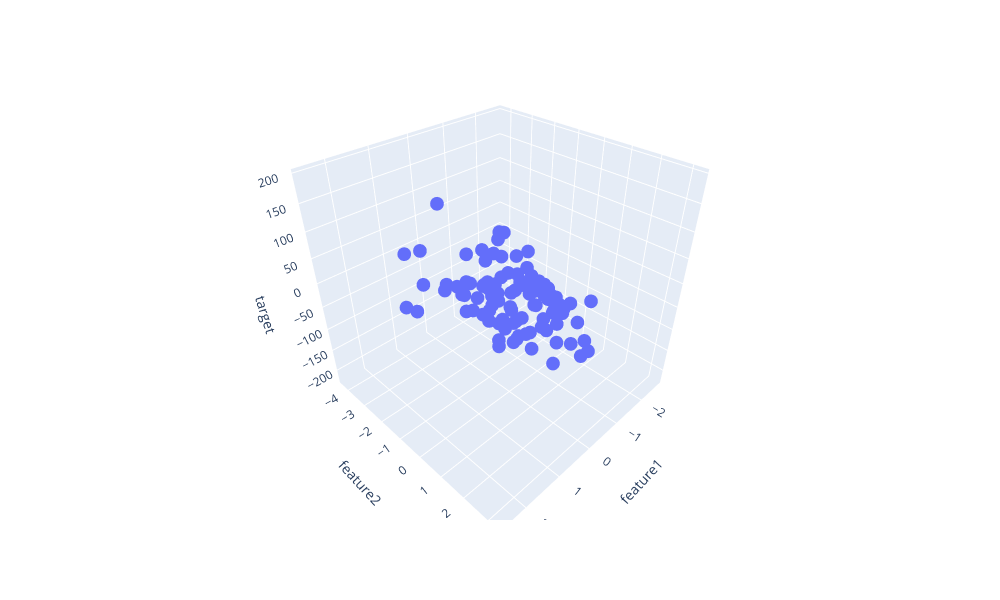

This figure's notebook cell:
### Code cell
fig = px.scatter_3d(df, x='feature1', y='feature2', z='target')
fig.update_layout(width=1000, height=600)
fig.show()
